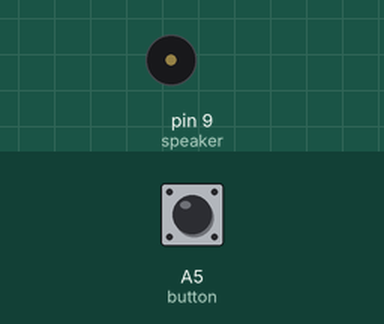
The sketch below on a simulated Arduino Uno, built with avr-gcc and run on an emulated ATmega328P. On the bench: buzzer (waves = sounding). The inputs (shaded band) are chosen by the test bench; at power-on: A5 (button) HIGH.

Above: at 1.2 s.
1.3 s: A5 (button) pulled LOW for 0.15 s
At 1.7 s:
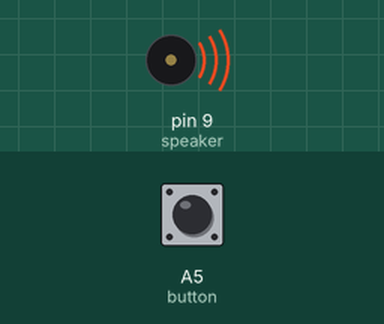
4.4 s: A5 (button) pulled LOW for 1 s
8.4 s: A5 (button) pulled LOW for 3.2 s
Timing chart, 0 to 19.1 s (numbered marks = the images above; inputs shaded):
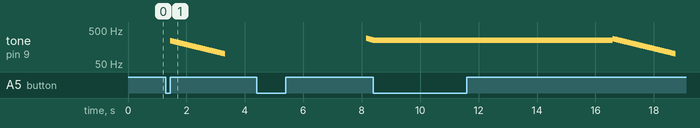

Measured:
- after the input at 1.3 s, tone on pin 9 (speaker): plays 242 Hz for 0.01 s, 241 Hz for 0.01 s, 240 Hz for 0.01 s, 239 Hz for 0.01 s, 238 Hz for 0.01 s, 237 Hz for 0.01 s … (143 notes in this stretch), starting after 0.15 s
- after the input at 4.4 s, tone on pin 9 (speaker): plays 282 Hz for 0.05 s, 276 Hz for 0.03 s, 272 Hz for 0.02 s, 269 Hz for 0.02 s, 267 Hz for 0.02 s, 265 Hz for 0.02 s … (15 notes in this stretch), starting after 3.8 s

The sketch:

ManualMechanicalSiren.ino
```cpp
const int button = A5;
const int speaker = 9;

const int lower = 100;
const int higher = 3000;

const float increment = 1;
const float decrement = 0.0005;

float frequency = lower;

void setup() {
  pinMode(button, INPUT_PULLUP);
  pinMode(speaker, OUTPUT);
}

void loop() {
  if (digitalRead(button) == LOW and frequency < higher) {
    increaseFrequency();
  }
  else if (frequency > lower) {
    decreaseFrequency();
  }

  if (frequency > lower) {
    tone(speaker, frequency);
  }
  else {
    noTone(speaker);
  }

  delay(1);
}

void increaseFrequency() {
  frequency += 1;
}

void decreaseFrequency() {
  frequency = frequency * (1 - decrement);
}
```
